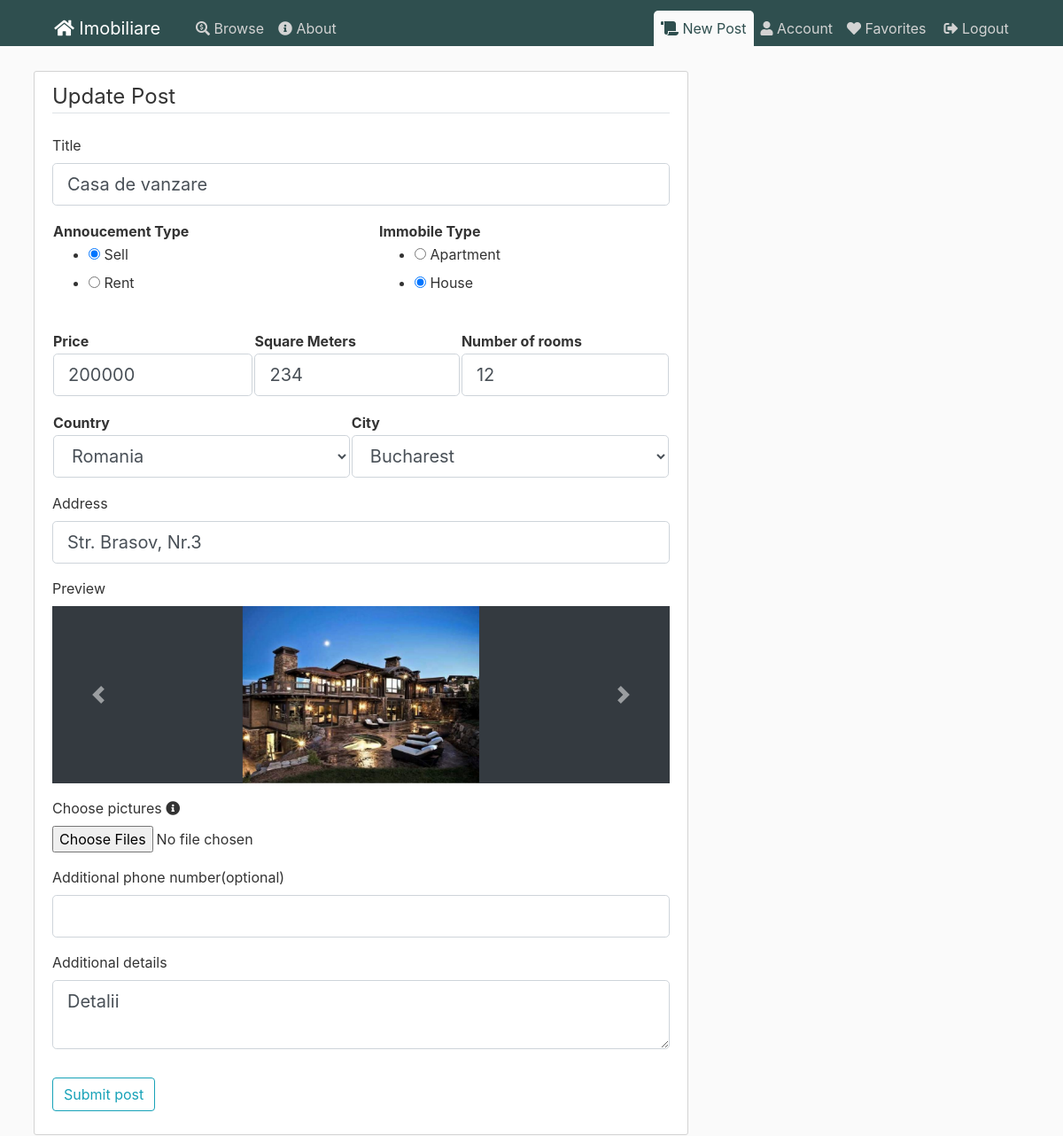
The page /post/6/update (signed in) on the database as committed earlier.
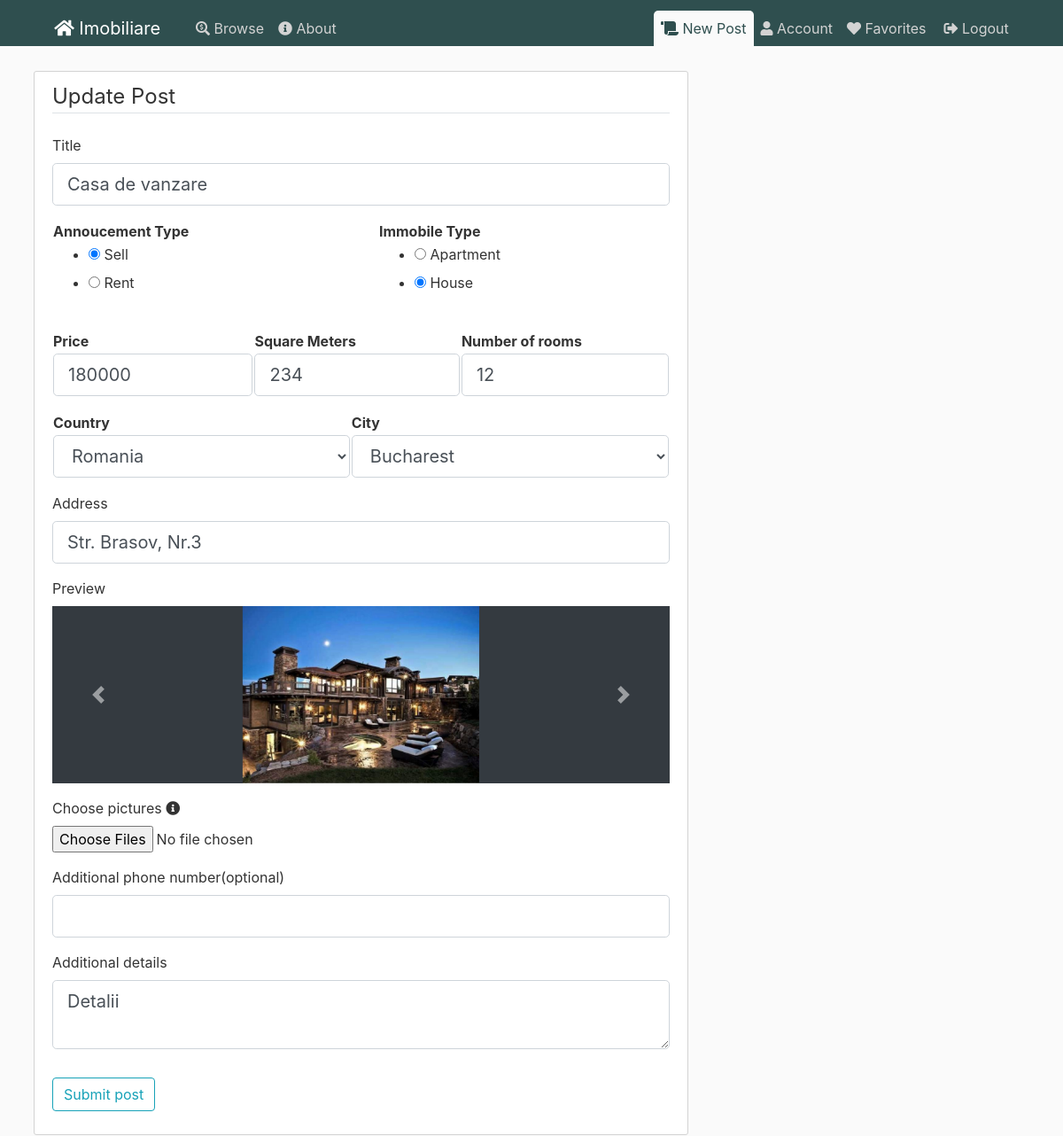
The same page on the database as committed later.
### flaskblog/models.py (models this page shows, shortened)
class Post(db.Model):
    id = db.Column(db.Integer, primary_key=True)
    title = db.Column(db.String(100), nullable=False)
    date_posted = db.Column(db.DateTime, nullable=False, default=datetime.utcnow)
    content = db.Column(db.Text, nullable=False)
    user_id = db.Column(db.Integer, db.ForeignKey('user.id'), nullable=False)
    city_id = db.Column(db.Integer, db.ForeignKey('city.id'), nullable=False)
    anouncement_type = db.Column(db.String(20), nullable=False)
    house_type = db.Column(db.String(20), nullable=False)
    price = db.Column(db.Integer, nullable=False)
    square_meters = db.Column(db.Integer, nullable=False)
    number_rooms = db.Column(db.Integer, nullable=False)
    address = db.Column(db.String(100), nullable=False)
    phonenumber = db.Column(db.String(15), nullable=True)
    post = db.relationship('Image')
    favorited = db.relationship('User', secondary=user_favorites)

### flaskblog/posts/routes.py (the view)
@posts.route("/post/<int:post_id>/update", methods=['GET', 'POST'])
@login_required
def update_post(post_id):
    update=True
    post = Post.query.get_or_404(post_id)
    if post.author != current_user:
        abort(403)
    cities=[(c.name, c.name) for c in City.query.all()]
    countries=[(c.name, c.name) for c in Country.query.all()]
    form = PostForm(city_choices=cities,country_choices=countries)
    if form.validate_on_submit():
        post.title = form.title.data
        post.price = form.price.data
        post.square_meters = form.sqMeters.data
        post.number_rooms = form.nmbRooms.data
        post.phonenumber = form.phonenumber.data
        post.address = form.address.data
        post.content = form.content.data
        post.anouncement_type = form.postType.data
        post.house_type = form.houseType.data
        db.session.commit()
        flash('Your post has been updated!', 'success')
        return redirect(url_for('posts.post', post_id=post.id))
    elif request.method == 'GET':
        form.title.data = post.title
        form.content.data = post.content
        form.price.data = post.price
        form.sqMeters.data = post.square_meters
        form.nmbRooms.data = post.number_rooms
        form.address.data = post.address
        form.phonenumber.data = post.phonenumber
        form.postType.data = dict(form.postType.choices).get(post.anouncement_type)
        form.houseType.data = dict(form.houseType.choices).get(post.house_type)
    return render_template('create_post.html', title='Update Post',
                           form=form, legend='Update Post',update=update,images=post.images)

### flaskblog/models.py (called while the page is built)
@login_manager.user_loader
def load_user(user_id):
    return User.query.get(int(user_id))

### flaskblog/templates/create_post.html (shortened to what the changed rows need)
{% extends "layout.html" %}
{% set active_page = "newpost" %}
{% block content %}
<div class="content-section">
    <form method="POST" action="" enctype="multipart/form-data">
        <fieldset class="form-group">
            <div class="form-group">
                {{ form.title.label(class="form-control-label") }}
                {% if form.title.errors %}
                {{ form.title(class="form-control form-control-lg is-invalid") }}
                <div class="invalid-feedback">
                    {% for error in form.title.errors %}
                    <span>{{ error }}</span>
                    {% endfor %}
                </div>
                {% else %}
                {{ form.title(class="form-control form-control-lg") }}
                {% endif %}
            </div>
            <table class="form-group" style="width: 100%;">
                <tr>
                    <th>Annoucement Type</th>
                    <th>Immobile Type</th>
                </tr>
            </table>
            <table class="form-group" style="width: 100%;">
                <tr>
                    <th>Price</th>
                    <th>Square Meters</th>
                    <th>Number of rooms</th>
                </tr>
                <tr>
                    <td>
                        {% if form.price.errors %}
                        {{ form.price(class="form-control form-control-lg is-invalid") }}
                        <div class="invalid-feedback">
                            {% for error in form.price.errors %}
                            <span>{{ error }}</span>
                            {% endfor %}
                        </div>
                        {% else %}
                        {{ form.price(class="form-control form-control-lg") }}
                        {% endif %}
                    </td>
                </tr>
            </table>
            <table class="form-group" style="width: 100%;">
                <tr>
                    <th>Country</th>
                    <th>City</th>
                </tr>
                <tr>
                    <td>
                        {% if form.city.errors %}
                        {{ form.city(class="form-control form-control-lg is-invalid selectpicker") }}
                        <div class="invalid-feedback">
                            {% for error in form.city.errors %}
                            <span>{{ error }}</span>
                            {% endfor %}
                        </div>
                        {% else %}
                        {{ form.city(class="form-control form-control-lg selectpicker") }}
                        {% endif %}
                    </td>
                </tr>
            </table>
            <div class="form-group">
                {{ form.address.label(class="form-control-label") }}
                {% if form.address.errors %}
                {{ form.address(class="form-control form-control-lg is-invalid") }}
                <div class="invalid-feedback">
                    {% for error in form.address.errors %}
                    <span>{{ error }}</span>
                    {% endfor %}
                </div>
                {% else %}
                {{ form.address(class="form-control form-control-lg") }}
                {% endif %}
            </div>
            <div class="form-group">
                {{ form.phonenumber.label(class="form-control-label") }}
                {% if form.phonenumber.errors %}
                {{ form.phonenumber(class="form-control form-control-lg is-invalid") }}
                <div class="invalid-feedback">
                    {% for error in form.phonenumber.errors %}
                    <span>{{ error }}</span>
                    {% endfor %}
                </div>
                {% else %}
                {{ form.phonenumber(class="form-control form-control-lg") }}
                {% endif %}
            </div>
            <div class="form-group">
                {{ form.content.label(class="form-control-label") }}
                {% if form.content.errors %}
                {{ form.content(class="form-control form-control-lg is-invalid") }}
                <div class="invalid-feedback">
                    {% for error in form.content.errors %}
                    <span>{{ error }}</span>
                    {% endfor %}
                </div>
                {% else %}
                {{ form.content(class="form-control form-control-lg") }}
                {% endif %}
            </div>
        </fieldset>
    </form>
</div>
{% endblock content %}

Rows that differ between the two databases and show on the page:
changed Post "Casa de vanzare": price "200000" → "180000"
